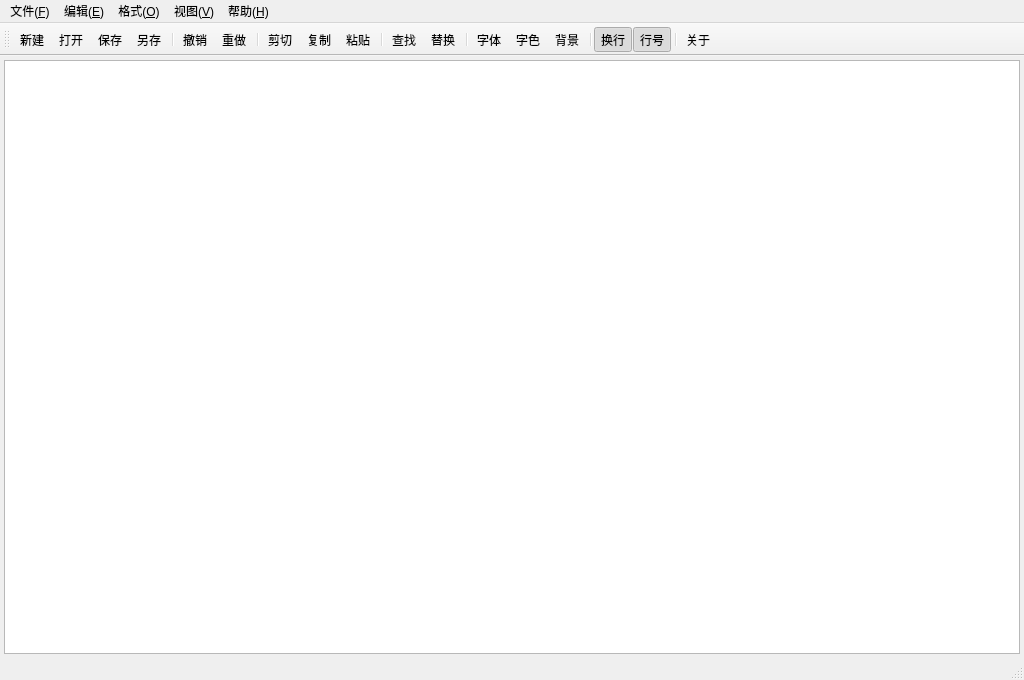
<?xml version="1.0" encoding="UTF-8"?>
<ui version="4.0">
 <class>MainWindow</class>
 <widget class="QMainWindow" name="MainWindow">
  <property name="geometry">
   <rect>
    <x>0</x>
    <y>0</y>
    <width>1024</width>
    <height>680</height>
   </rect>
  </property>
  <property name="windowTitle">
   <string>无标题 - 简单文本编辑器</string>
  </property>
  <widget class="QWidget" name="centralwidget">
   <layout class="QVBoxLayout" name="mainLayout">
    <property name="leftMargin">
     <number>4</number>
    </property>
    <property name="topMargin">
     <number>4</number>
    </property>
    <property name="rightMargin">
     <number>4</number>
    </property>
    <property name="bottomMargin">
     <number>4</number>
    </property>
    <property name="spacing">
     <number>0</number>
    </property>
    <item>
     <widget class="CodeEditor" name="txtEditor"/>
    </item>
   </layout>
  </widget>
  <widget class="QMenuBar" name="menubar">
   <property name="geometry">
    <rect>
     <x>0</x>
     <y>0</y>
     <width>1024</width>
     <height>26</height>
    </rect>
   </property>
   <widget class="QMenu" name="menuFile">
    <property name="title">
     <string>文件(&amp;F)</string>
    </property>
    <addaction name="actNew"/>
    <addaction name="actOpen"/>
    <addaction name="actSave"/>
    <addaction name="actSaveAs"/>
    <addaction name="separator"/>
    <addaction name="actAutoSave"/>
    <addaction name="actExit"/>
   </widget>
   <widget class="QMenu" name="menuEdit">
    <property name="title">
     <string>编辑(&amp;E)</string>
    </property>
    <addaction name="actUndo"/>
    <addaction name="actRedo"/>
    <addaction name="separator"/>
    <addaction name="actCut"/>
    <addaction name="actCopy"/>
    <addaction name="actPaste"/>
    <addaction name="actSelectAll"/>
    <addaction name="separator"/>
    <addaction name="actFind"/>
    <addaction name="actReplace"/>
   </widget>
   <widget class="QMenu" name="menuFormat">
    <property name="title">
     <string>格式(&amp;O)</string>
    </property>
    <addaction name="actWrap"/>
    <addaction name="actLineNum"/>
    <addaction name="separator"/>
    <addaction name="actFont"/>
    <addaction name="actFontColor"/>
    <addaction name="actBgColor"/>
    <addaction name="separator"/>
    <addaction name="actResetLook"/>
   </widget>
   <widget class="QMenu" name="menuView">
    <property name="title">
     <string>视图(&amp;V)</string>
    </property>
    <addaction name="actToolbar"/>
    <addaction name="actStatusbar"/>
   </widget>
   <widget class="QMenu" name="menuHelp">
    <property name="title">
     <string>帮助(&amp;H)</string>
    </property>
    <addaction name="actAbout"/>
    <addaction name="actAboutQt"/>
   </widget>
   <addaction name="menuFile"/>
   <addaction name="menuEdit"/>
   <addaction name="menuFormat"/>
   <addaction name="menuView"/>
   <addaction name="menuHelp"/>
  </widget>
  <widget class="QStatusBar" name="statusbar"/>
  <widget class="QToolBar" name="toolBar">
   <property name="windowTitle">
    <string>工具栏</string>
   </property>
   <property name="toolButtonStyle">
    <enum>Qt::ToolButtonTextUnderIcon</enum>
   </property>
   <property name="iconSize">
    <size>
     <width>24</width>
     <height>24</height>
    </size>
   </property>
   <attribute name="toolBarArea">
    <enum>TopToolBarArea</enum>
   </attribute>
   <attribute name="toolBarBreak">
    <bool>false</bool>
   </attribute>
   <addaction name="actNew"/>
   <addaction name="actOpen"/>
   <addaction name="actSave"/>
   <addaction name="actSaveAs"/>
   <addaction name="separator"/>
   <addaction name="actUndo"/>
   <addaction name="actRedo"/>
   <addaction name="separator"/>
   <addaction name="actCut"/>
   <addaction name="actCopy"/>
   <addaction name="actPaste"/>
   <addaction name="separator"/>
   <addaction name="actFind"/>
   <addaction name="actReplace"/>
   <addaction name="separator"/>
   <addaction name="actFont"/>
   <addaction name="actFontColor"/>
   <addaction name="actBgColor"/>
   <addaction name="separator"/>
   <addaction name="actWrap"/>
   <addaction name="actLineNum"/>
   <addaction name="separator"/>
   <addaction name="actAbout"/>
  </widget>
  <action name="actNew">
   <property name="iconText">
    <string>新建</string>
   </property>
   <property name="icon">
    <iconset resource="../icons.qrc">
     <normaloff>:/icons/new.png</normaloff>:/icons/new.png</iconset>
   </property>
   <property name="text">
    <string>新建(&amp;N)</string>
   </property>
   <property name="shortcut">
    <string>Ctrl+N</string>
   </property>
   <property name="statusTip">
    <string>新建一个空文件</string>
   </property>
  </action>
  <action name="actOpen">
   <property name="iconText">
    <string>打开</string>
   </property>
   <property name="icon">
    <iconset resource="../icons.qrc">
     <normaloff>:/icons/open.png</normaloff>:/icons/open.png</iconset>
   </property>
   <property name="text">
    <string>打开(&amp;O)...</string>
   </property>
   <property name="shortcut">
    <string>Ctrl+O</string>
   </property>
   <property name="statusTip">
    <string>打开一个已有文件</string>
   </property>
  </action>
  <action name="actSave">
   <property name="iconText">
    <string>保存</string>
   </property>
   <property name="icon">
    <iconset resource="../icons.qrc">
     <normaloff>:/icons/save.png</normaloff>:/icons/save.png</iconset>
   </property>
   <property name="text">
    <string>保存(&amp;S)</string>
   </property>
   <property name="shortcut">
    <string>Ctrl+S</string>
   </property>
   <property name="statusTip">
    <string>保存当前文件</string>
   </property>
  </action>
  <action name="actSaveAs">
   <property name="iconText">
    <string>另存</string>
   </property>
   <property name="icon">
    <iconset resource="../icons.qrc">
     <normaloff>:/icons/saveas.png</normaloff>:/icons/saveas.png</iconset>
   </property>
   <property name="text">
    <string>另存为(&amp;A)...</string>
   </property>
   <property name="shortcut">
    <string>Ctrl+Shift+S</string>
   </property>
   <property name="statusTip">
    <string>把当前内容保存到另一个文件</string>
   </property>
  </action>
  <action name="actAutoSave">
   <property name="checkable">
    <bool>true</bool>
   </property>
   <property name="checked">
    <bool>true</bool>
   </property>
   <property name="text">
    <string>自动保存（每30秒）</string>
   </property>
  </action>
  <action name="actExit">
   <property name="icon">
    <iconset resource="../icons.qrc">
     <normaloff>:/icons/exit.png</normaloff>:/icons/exit.png</iconset>
   </property>
   <property name="text">
    <string>退出(&amp;X)</string>
   </property>
   <property name="shortcut">
    <string>Ctrl+Q</string>
   </property>
  </action>
  <action name="actUndo">
   <property name="iconText">
    <string>撤销</string>
   </property>
   <property name="icon">
    <iconset resource="../icons.qrc">
     <normaloff>:/icons/undo.png</normaloff>:/icons/undo.png</iconset>
   </property>
   <property name="text">
    <string>撤销(&amp;U)</string>
   </property>
   <property name="shortcut">
    <string>Ctrl+Z</string>
   </property>
   <property name="statusTip">
    <string>撤销上一次编辑操作</string>
   </property>
  </action>
  <action name="actRedo">
   <property name="iconText">
    <string>重做</string>
   </property>
   <property name="icon">
    <iconset resource="../icons.qrc">
     <normaloff>:/icons/redo.png</normaloff>:/icons/redo.png</iconset>
   </property>
   <property name="text">
    <string>重做(&amp;R)</string>
   </property>
   <property name="shortcut">
    <string>Ctrl+Y</string>
   </property>
   <property name="statusTip">
    <string>恢复被撤销的操作</string>
   </property>
  </action>
  <action name="actCut">
   <property name="iconText">
    <string>剪切</string>
   </property>
   <property name="icon">
    <iconset resource="../icons.qrc">
     <normaloff>:/icons/cut.png</normaloff>:/icons/cut.png</iconset>
   </property>
   <property name="text">
    <string>剪切(&amp;T)</string>
   </property>
   <property name="shortcut">
    <string>Ctrl+X</string>
   </property>
  </action>
  <action name="actCopy">
   <property name="iconText">
    <string>复制</string>
   </property>
   <property name="icon">
    <iconset resource="../icons.qrc">
     <normaloff>:/icons/copy.png</normaloff>:/icons/copy.png</iconset>
   </property>
   <property name="text">
    <string>复制(&amp;C)</string>
   </property>
   <property name="shortcut">
    <string>Ctrl+C</string>
   </property>
  </action>
  <action name="actPaste">
   <property name="iconText">
    <string>粘贴</string>
   </property>
   <property name="icon">
    <iconset resource="../icons.qrc">
     <normaloff>:/icons/paste.png</normaloff>:/icons/paste.png</iconset>
   </property>
   <property name="text">
    <string>粘贴(&amp;P)</string>
   </property>
   <property name="shortcut">
    <string>Ctrl+V</string>
   </property>
  </action>
  <action name="actSelectAll">
   <property name="text">
    <string>全选(&amp;L)</string>
   </property>
   <property name="shortcut">
    <string>Ctrl+A</string>
   </property>
  </action>
  <action name="actFind">
   <property name="iconText">
    <string>查找</string>
   </property>
   <property name="icon">
    <iconset resource="../icons.qrc">
     <normaloff>:/icons/find.png</normaloff>:/icons/find.png</iconset>
   </property>
   <property name="text">
    <string>查找(&amp;F)...</string>
   </property>
   <property name="shortcut">
    <string>Ctrl+F</string>
   </property>
  </action>
  <action name="actReplace">
   <property name="iconText">
    <string>替换</string>
   </property>
   <property name="icon">
    <iconset resource="../icons.qrc">
     <normaloff>:/icons/replace.png</normaloff>:/icons/replace.png</iconset>
   </property>
   <property name="text">
    <string>替换(&amp;R)...</string>
   </property>
   <property name="shortcut">
    <string>Ctrl+H</string>
   </property>
  </action>
  <action name="actWrap">
   <property name="iconText">
    <string>换行</string>
   </property>
   <property name="checkable">
    <bool>true</bool>
   </property>
   <property name="checked">
    <bool>true</bool>
   </property>
   <property name="icon">
    <iconset resource="../icons.qrc">
     <normaloff>:/icons/wrap.png</normaloff>:/icons/wrap.png</iconset>
   </property>
   <property name="text">
    <string>自动换行(&amp;W)</string>
   </property>
   <property name="shortcut">
    <string>Ctrl+W</string>
   </property>
  </action>
  <action name="actLineNum">
   <property name="iconText">
    <string>行号</string>
   </property>
   <property name="checkable">
    <bool>true</bool>
   </property>
   <property name="checked">
    <bool>true</bool>
   </property>
   <property name="icon">
    <iconset resource="../icons.qrc">
     <normaloff>:/icons/lineno.png</normaloff>:/icons/lineno.png</iconset>
   </property>
   <property name="text">
    <string>显示行号(&amp;N)</string>
   </property>
   <property name="shortcut">
    <string>Ctrl+L</string>
   </property>
  </action>
  <action name="actFont">
   <property name="iconText">
    <string>字体</string>
   </property>
   <property name="icon">
    <iconset resource="../icons.qrc">
     <normaloff>:/icons/font.png</normaloff>:/icons/font.png</iconset>
   </property>
   <property name="text">
    <string>字体(&amp;T)...</string>
   </property>
   <property name="shortcut">
    <string>Ctrl+T</string>
   </property>
  </action>
  <action name="actFontColor">
   <property name="iconText">
    <string>字色</string>
   </property>
   <property name="icon">
    <iconset resource="../icons.qrc">
     <normaloff>:/icons/color.png</normaloff>:/icons/color.png</iconset>
   </property>
   <property name="text">
    <string>字体颜色(&amp;C)...</string>
   </property>
  </action>
  <action name="actBgColor">
   <property name="iconText">
    <string>背景</string>
   </property>
   <property name="icon">
    <iconset resource="../icons.qrc">
     <normaloff>:/icons/bgcolor.png</normaloff>:/icons/bgcolor.png</iconset>
   </property>
   <property name="text">
    <string>背景颜色(&amp;B)...</string>
   </property>
  </action>
  <action name="actResetLook">
   <property name="text">
    <string>恢复默认外观(&amp;D)</string>
   </property>
  </action>
  <action name="actToolbar">
   <property name="checkable">
    <bool>true</bool>
   </property>
   <property name="checked">
    <bool>true</bool>
   </property>
   <property name="text">
    <string>工具栏(&amp;T)</string>
   </property>
  </action>
  <action name="actStatusbar">
   <property name="checkable">
    <bool>true</bool>
   </property>
   <property name="checked">
    <bool>true</bool>
   </property>
   <property name="text">
    <string>状态栏(&amp;S)</string>
   </property>
  </action>
  <action name="actAbout">
   <property name="iconText">
    <string>关于</string>
   </property>
   <property name="icon">
    <iconset resource="../icons.qrc">
     <normaloff>:/icons/about.png</normaloff>:/icons/about.png</iconset>
   </property>
   <property name="text">
    <string>关于 简单文本编辑器(&amp;A)...</string>
   </property>
   <property name="shortcut">
    <string>F1</string>
   </property>
  </action>
  <action name="actAboutQt">
   <property name="text">
    <string>关于 Qt(&amp;Q)...</string>
   </property>
  </action>
 </widget>
 <customwidgets>
  <customwidget>
   <class>CodeEditor</class>
   <extends>QPlainTextEdit</extends>
   <header>codeeditor.h</header>
  </customwidget>
 </customwidgets>
 <resources>
  <include location="../icons.qrc"/>
 </resources>
 <connections/>
</ui>
